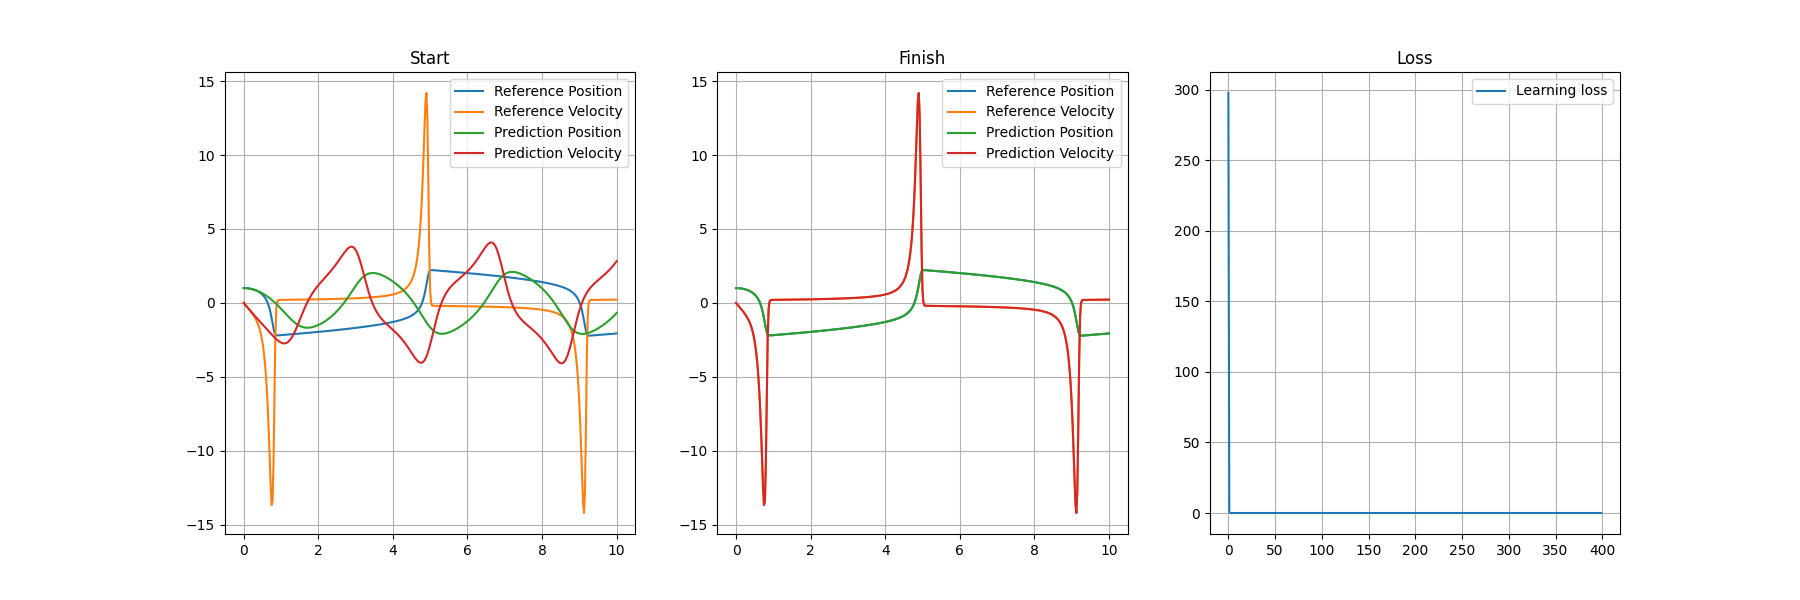

Here is the Python script that generated this plot:
import numpy as np
import matplotlib.pyplot as plt
import jax
import os
import sys

# To use the plot_results file we need to add the uppermost folder to the PYTHONPATH
# Only Works if file gets called from 00_Code
sys.path.insert(0, os.getcwd())
from plot_results import plot_results, get_plot_path

def vdp(z, t, args):
    kappa, mu, m = args
    x = z[0]
    v = z[1]
    return np.array([v, (spring(x, kappa) + damping(x, v, mu))/m])

def spring(x, kappa):
    return -kappa * x

def damping(x, v, mu):
    return mu*(1-x**2)*v

def euler(fun, z0, t0, t1, t_span, args):
    z = [z0]
    z_old = z0
    t_old = t0
    for t_new in t_span[1:]:
        dt = t_new - t_old
        z_new = z_old + dt * fun(z_old, t_old, args)
        z.append(z_new)
        t_old = t_new
        z_old = z_new
    return np.array(z)

def J(z_ref, t_span, args_ref, mu_prd):
    kappa, mu, m = args_ref
    x_ref = z_ref[:,0]
    v_ref = z_ref[:,1]
    # true_v_dot = vdp(z_ref.T, t_span, args_ref)[1]
    v_dot = (v_ref[1:] - v_ref[:-1])/(t_span[1:] - t_span[:-1])
    residual = v_dot - spring(x_ref, kappa)[:-1]/m
    prd = damping(x_ref, v_ref, mu_prd)[:-1]/m
    return 0.5 * np.mean((residual - prd)**2)

# def dJ_dmu(z_ref, args_ref, t_span, mu_prd):
#     kappa, __, m = args_ref
#     x_ref = z_ref[:,0]
#     v_ref = z_ref[:,1]
#     residual = (v_ref[1:] - v_ref[:-1])/(t_span[1:] - t_span[:-1]) - (spring(x_ref, kappa)[:-1]/m + damping(x_ref, v_ref, mu_prd)[:-1]/m)
#     return np.mean((residual)*(((1-x_ref**2)*v_ref)/m)[:-1])

if __name__ == '__main__':
    args = [3.0, 8.53, 1.0]
    args_prd = [3.0, 1.0, 1.0]
    t0 = 0.0
    t1 = 10.0
    steps = 401
    t_span = np.linspace(t0, t1, steps)
    z0 = np.array([1.0, 0.0])

    mu = args_prd[1]
    z_ref = euler(vdp, z0, t0, t1, t_span, args)
    z_prd = euler(vdp, z0, t0, t1, t_span, args_prd)

    fig, (ax1, ax2, ax3) = plt.subplots(1, 3, figsize=(18, 6))
    ax1.plot(t_span, z_ref[:,0], label='Reference Position')
    ax1.plot(t_span, z_ref[:,1], label='Reference Velocity')
    ax1.plot(t_span, z_prd[:,0], label='Prediction Position')
    ax1.plot(t_span, z_prd[:,1], label='Prediction Velocity')
    ax1.legend()
    ax1.grid()
    ax1.set_title('Start')

    print(f'Loss: {J(z_ref, t_span, args, args_prd[1])}')
    gradient = jax.grad(J, argnums=(3))(z_ref, t_span, args, mu)
    print(f'Gradient: {gradient}')
    

    lr = 0.1
    losses = []
    for epoch in range(400):
        loss = J(z_ref, t_span, args, mu)
        # gradient = dJ_dmu(z_ref, args, t_span, mu)
        gradient = jax.grad(J, argnums=(3))(z_ref, t_span, args, mu)
        mu = mu - lr * gradient
        print(f'Loss: {loss}')
        print(f'Gradient: {gradient}')
        print(f'Mu: {mu}')
        losses.append(loss)

    args_prd[1] = mu
    z_prd = euler(vdp, z0, t0, t1, t_span, args_prd)
    ax2.plot(t_span, z_ref[:,0], label='Reference Position')
    ax2.plot(t_span, z_ref[:,1], label='Reference Velocity')
    ax2.plot(t_span, z_prd[:,0], label='Prediction Position')
    ax2.plot(t_span, z_prd[:,1], label='Prediction Velocity')
    ax2.legend()
    ax2.grid()
    ax2.set_title('Finish')

    ax3.plot(losses, label='Learning loss')
    ax3.legend()
    ax3.grid()
    ax3.set_title('Loss')
    plt.show()
    
    path = os.path.abspath(__file__)
    plot_path = get_plot_path(path)
    fig.savefig(plot_path)
